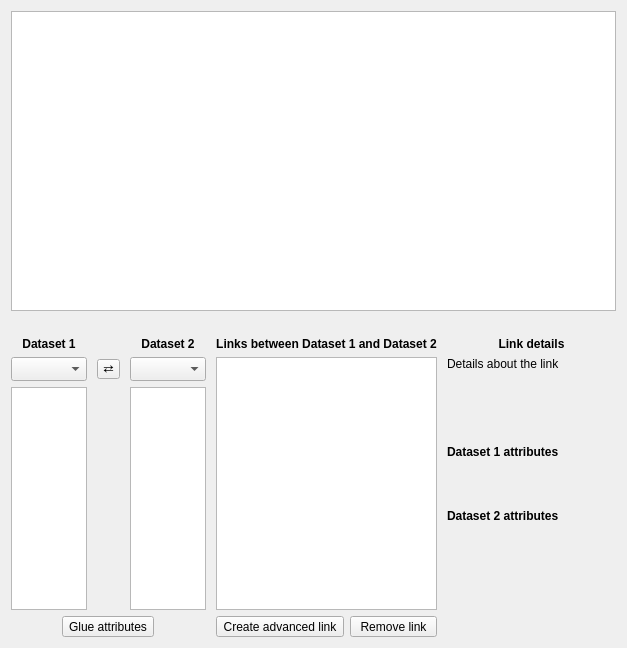
<?xml version="1.0" encoding="UTF-8"?>
<ui version="4.0">
 <class>LinkEditorWidget</class>
 <widget class="QWidget" name="LinkEditorWidget">
  <property name="geometry">
   <rect>
    <x>0</x>
    <y>0</y>
    <width>627</width>
    <height>648</height>
   </rect>
  </property>
  <property name="sizePolicy">
   <sizepolicy hsizetype="Preferred" vsizetype="MinimumExpanding">
    <horstretch>0</horstretch>
    <verstretch>0</verstretch>
   </sizepolicy>
  </property>
  <property name="windowTitle">
   <string>Link Editor</string>
  </property>
  <layout class="QVBoxLayout" name="verticalLayout_2">
   <item>
    <widget class="DataGraphWidget" name="graph_widget">
     <property name="sizePolicy">
      <sizepolicy hsizetype="Preferred" vsizetype="Preferred">
       <horstretch>0</horstretch>
       <verstretch>0</verstretch>
      </sizepolicy>
     </property>
     <property name="minimumSize">
      <size>
       <width>0</width>
       <height>300</height>
      </size>
     </property>
     <property name="baseSize">
      <size>
       <width>0</width>
       <height>300</height>
      </size>
     </property>
     <property name="verticalScrollBarPolicy">
      <enum>Qt::ScrollBarAlwaysOff</enum>
     </property>
     <property name="horizontalScrollBarPolicy">
      <enum>Qt::ScrollBarAlwaysOff</enum>
     </property>
     <property name="sizeAdjustPolicy">
      <enum>QAbstractScrollArea::AdjustToContents</enum>
     </property>
    </widget>
   </item>
   <item>
    <spacer name="verticalSpacer">
     <property name="orientation">
      <enum>Qt::Vertical</enum>
     </property>
     <property name="sizeType">
      <enum>QSizePolicy::Fixed</enum>
     </property>
     <property name="sizeHint" stdset="0">
      <size>
       <width>20</width>
       <height>20</height>
      </size>
     </property>
    </spacer>
   </item>
   <item>
    <layout class="QGridLayout" name="layout_columns" columnstretch="9,2,9,20,20">
     <property name="horizontalSpacing">
      <number>10</number>
     </property>
     <item row="1" column="3" rowspan="2">
      <widget class="QListWidget" name="listsel_current_link"/>
     </item>
     <item row="3" column="4">
      <spacer name="horizontalSpacer">
       <property name="orientation">
        <enum>Qt::Horizontal</enum>
       </property>
       <property name="sizeHint" stdset="0">
        <size>
         <width>40</width>
         <height>20</height>
        </size>
       </property>
      </spacer>
     </item>
     <item row="0" column="4">
      <widget class="QLabel" name="label_7">
       <property name="font">
        <font>
         <weight>75</weight>
         <bold>true</bold>
        </font>
       </property>
       <property name="text">
        <string>Link details</string>
       </property>
       <property name="alignment">
        <set>Qt::AlignCenter</set>
       </property>
      </widget>
     </item>
     <item row="0" column="3">
      <widget class="QLabel" name="label_6">
       <property name="font">
        <font>
         <weight>75</weight>
         <bold>true</bold>
        </font>
       </property>
       <property name="text">
        <string>Links between Dataset 1 and Dataset 2</string>
       </property>
       <property name="alignment">
        <set>Qt::AlignCenter</set>
       </property>
      </widget>
     </item>
     <item row="3" column="0" colspan="3">
      <layout class="QHBoxLayout" name="horizontalLayout">
       <item>
        <widget class="QToolButton" name="button_simple_link">
         <property name="text">
          <string>Glue attributes</string>
         </property>
        </widget>
       </item>
      </layout>
     </item>
     <item row="2" column="0">
      <widget class="QListWidget" name="listsel_att1"/>
     </item>
     <item row="0" column="2">
      <widget class="QLabel" name="label_2">
       <property name="font">
        <font>
         <weight>75</weight>
         <bold>true</bold>
        </font>
       </property>
       <property name="text">
        <string>Dataset 2</string>
       </property>
       <property name="alignment">
        <set>Qt::AlignCenter</set>
       </property>
      </widget>
     </item>
     <item row="2" column="2">
      <widget class="QListWidget" name="listsel_att2">
       <property name="sizePolicy">
        <sizepolicy hsizetype="Expanding" vsizetype="Expanding">
         <horstretch>0</horstretch>
         <verstretch>0</verstretch>
        </sizepolicy>
       </property>
      </widget>
     </item>
     <item row="1" column="2">
      <widget class="QComboBox" name="combosel_data2">
       <property name="sizeAdjustPolicy">
        <enum>QComboBox::AdjustToMinimumContentsLengthWithIcon</enum>
       </property>
      </widget>
     </item>
     <item row="1" column="0">
      <widget class="QComboBox" name="combosel_data1">
       <property name="sizeAdjustPolicy">
        <enum>QComboBox::AdjustToMinimumContentsLengthWithIcon</enum>
       </property>
      </widget>
     </item>
     <item row="0" column="0">
      <widget class="QLabel" name="label">
       <property name="font">
        <font>
         <weight>75</weight>
         <bold>true</bold>
        </font>
       </property>
       <property name="text">
        <string>Dataset 1</string>
       </property>
       <property name="alignment">
        <set>Qt::AlignCenter</set>
       </property>
      </widget>
     </item>
     <item row="3" column="3">
      <layout class="QHBoxLayout" name="horizontalLayout_4">
       <item>
        <widget class="QToolButton" name="button_add_link">
         <property name="text">
          <string>Create advanced link</string>
         </property>
         <property name="popupMode">
          <enum>QToolButton::InstantPopup</enum>
         </property>
        </widget>
       </item>
       <item>
        <spacer name="horizontalSpacer_4">
         <property name="orientation">
          <enum>Qt::Horizontal</enum>
         </property>
         <property name="sizeHint" stdset="0">
          <size>
           <width>40</width>
           <height>20</height>
          </size>
         </property>
        </spacer>
       </item>
       <item>
        <widget class="QToolButton" name="button_remove_link">
         <property name="text">
          <string> Remove link </string>
         </property>
        </widget>
       </item>
      </layout>
     </item>
     <item row="1" column="1">
      <widget class="QToolButton" name="button_flip_data">
       <property name="styleSheet">
        <string notr="true">padding: 0px</string>
       </property>
       <property name="text">
        <string>⇄</string>
       </property>
      </widget>
     </item>
     <item row="1" column="4" rowspan="2">
      <layout class="QVBoxLayout" name="verticalLayout" stretch="1,1,1,1,1,1">
       <property name="sizeConstraint">
        <enum>QLayout::SetDefaultConstraint</enum>
       </property>
       <item>
        <widget class="QLabel" name="link_details">
         <property name="text">
          <string>Details about the link</string>
         </property>
         <property name="alignment">
          <set>Qt::AlignJustify</set>
         </property>
         <property name="wordWrap">
          <bool>true</bool>
         </property>
        </widget>
       </item>
       <item>
        <widget class="QLabel" name="combos1_header">
         <property name="font">
          <font>
           <weight>75</weight>
           <bold>true</bold>
          </font>
         </property>
         <property name="text">
          <string>Dataset 1 attributes</string>
         </property>
        </widget>
       </item>
       <item>
        <layout class="QGridLayout" name="combos1">
         <property name="horizontalSpacing">
          <number>10</number>
         </property>
         <property name="verticalSpacing">
          <number>5</number>
         </property>
        </layout>
       </item>
       <item>
        <widget class="QLabel" name="combos2_header">
         <property name="font">
          <font>
           <weight>75</weight>
           <bold>true</bold>
          </font>
         </property>
         <property name="text">
          <string>Dataset 2 attributes</string>
         </property>
        </widget>
       </item>
       <item>
        <layout class="QGridLayout" name="combos2">
         <property name="horizontalSpacing">
          <number>10</number>
         </property>
         <property name="verticalSpacing">
          <number>5</number>
         </property>
        </layout>
       </item>
       <item>
        <spacer name="verticalSpacer_2">
         <property name="orientation">
          <enum>Qt::Vertical</enum>
         </property>
         <property name="sizeHint" stdset="0">
          <size>
           <width>20</width>
           <height>40</height>
          </size>
         </property>
        </spacer>
       </item>
      </layout>
     </item>
    </layout>
   </item>
  </layout>
 </widget>
 <customwidgets>
  <customwidget>
   <class>DataGraphWidget</class>
   <extends>QGraphicsView</extends>
   <header>glue.dialogs.link_editor.qt.data_graph</header>
   <container>1</container>
  </customwidget>
 </customwidgets>
 <tabstops>
  <tabstop>graph_widget</tabstop>
  <tabstop>combosel_data1</tabstop>
  <tabstop>button_flip_data</tabstop>
  <tabstop>combosel_data2</tabstop>
  <tabstop>listsel_att1</tabstop>
  <tabstop>listsel_att2</tabstop>
  <tabstop>button_simple_link</tabstop>
  <tabstop>listsel_current_link</tabstop>
  <tabstop>button_add_link</tabstop>
  <tabstop>button_remove_link</tabstop>
 </tabstops>
 <resources/>
 <connections/>
</ui>
